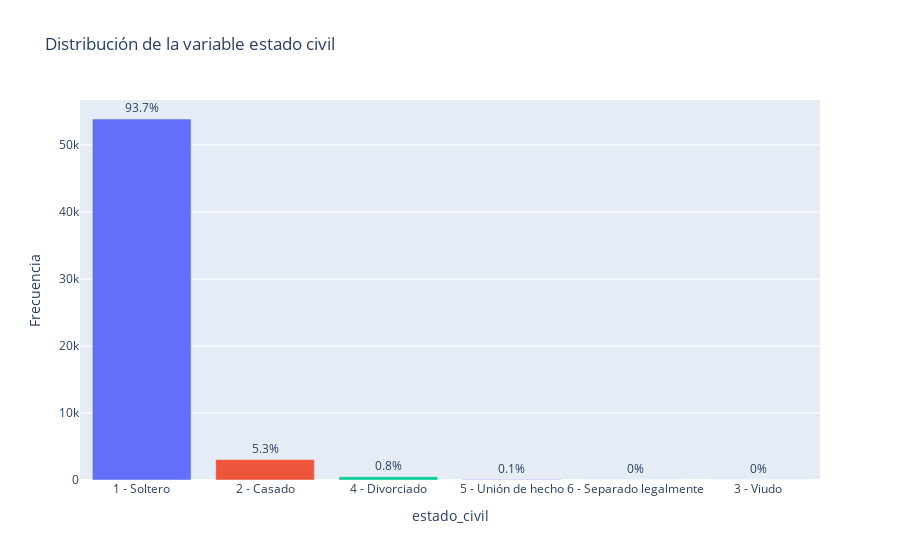

Notebook code for this chart:
### Code cell
plot_distribution(df, 'estado_civil', 'Distribución de la variable estado civil')

### Figure 1 — Plotly figure (JSON) as saved in the notebook; plotly's stock layout.template omitted (floating-point values rounded to 4 significant figures)
{"data": [{"hovertemplate": "estado_civil=%{x}<br>Frecuencia=%{y}<br>percentage=%{text}<extra></extra>", "legendgroup": "1 - Soltero", "marker": {"color": "#636efa", "pattern": {"shape": ""}}, "name": "1 - Soltero", "orientation": "v", "showlegend": true, "text": [93.7], "textposition": "outside", "texttemplate": "%{text}%", "type": "bar", "x": ["1 - Soltero"], "xaxis": "x", "y": [53885], "yaxis": "y"}, {"hovertemplate": "estado_civil=%{x}<br>Frecuencia=%{y}<br>percentage=%{text}<extra></extra>", "legendgroup": "2 - Casado", "marker": {"color": "#EF553B", "pattern": {"shape": ""}}, "name": "2 - Casado", "orientation": "v", "showlegend": true, "text": [5.3], "textposition": "outside", "texttemplate": "%{text}%", "type": "bar", "x": ["2 - Casado"], "xaxis": "x", "y": [3044], "yaxis": "y"}, {"hovertemplate": "estado_civil=%{x}<br>Frecuencia=%{y}<br>percentage=%{text}<extra></extra>", "legendgroup": "4 - Divorciado", "marker": {"color": "#00cc96", "pattern": {"shape": ""}}, "name": "4 - Divorciado", "orientation": "v", "showlegend": true, "text": [0.8], "textposition": "outside", "texttemplate": "%{text}%", "type": "bar", "x": ["4 - Divorciado"], "xaxis": "x", "y": [486], "yaxis": "y"}, {"hovertemplate": "estado_civil=%{x}<br>Frecuencia=%{y}<br>percentage=%{text}<extra></extra>", "legendgroup": "5 - Unión de hecho", "marker": {"color": "#ab63fa", "pattern": {"shape": ""}}, "name": "5 - Unión de hecho", "orientation": "v", "showlegend": true, "text": [0.1], "textposition": "outside", "texttemplate": "%{text}%", "type": "bar", "x": ["5 - Unión de hecho"], "xaxis": "x", "y": [70], "yaxis": "y"}, {"hovertemplate": "estado_civil=%{x}<br>Frecuencia=%{y}<br>percentage=%{text}<extra></extra>", "legendgroup": "6 - Separado legalmente", "marker": {"color": "#FFA15A", "pattern": {"shape": ""}}, "name": "6 - Separado legalmente", "orientation": "v", "showlegend": true, "text": [0.0], "textposition": "outside", "texttemplate": "%{text}%", "type": "bar", "x": ["6 - Separado legalmente"], "xaxis": "x", "y": [14], "yaxis": "y"}, {"hovertemplate": "estado_civil=%{x}<br>Frecuencia=%{y}<br>percentage=%{text}<extra></extra>", "legendgroup": "3 - Viudo", "marker": {"color": "#19d3f3", "pattern": {"shape": ""}}, "name": "3 - Viudo", "orientation": "v", "showlegend": true, "text": [0.0], "textposition": "outside", "texttemplate": "%{text}%", "type": "bar", "x": ["3 - Viudo"], "xaxis": "x", "y": [11], "yaxis": "y"}], "layout": {"barmode": "relative", "legend": {"title": {"text": "estado_civil"}, "tracegroupgap": 0}, "showlegend": false, "title": {"text": "Distribución de la variable estado civil"}, "xaxis": {"anchor": "y", "categoryarray": ["1 - Soltero", "2 - Casado", "4 - Divorciado", "5 - Unión de hecho", "6 - Separado legalmente", "3 - Viudo"], "categoryorder": "array", "domain": [0, 1], "title": {"text": "estado_civil"}}, "yaxis": {"anchor": "x", "domain": [0, 1], "title": {"text": "Frecuencia"}}}}
